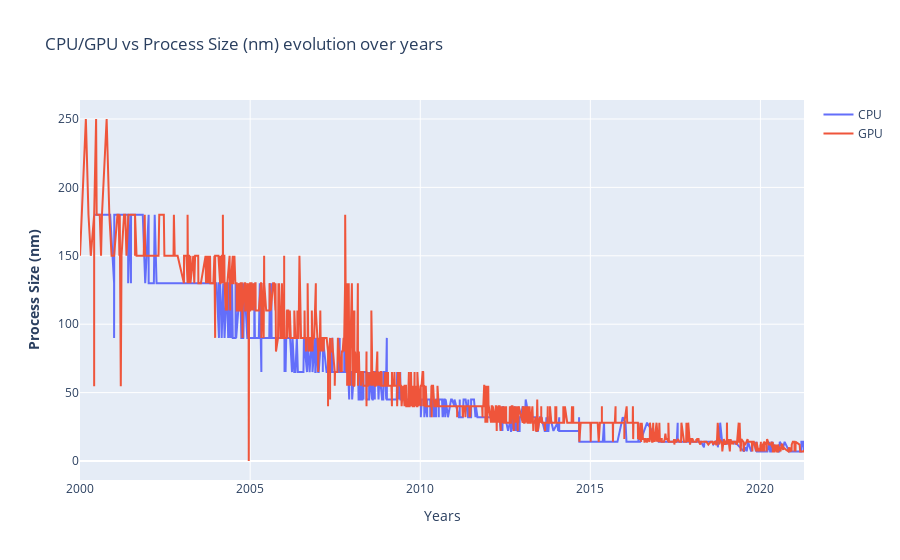

The notebook cell this image was saved under:
### Markdown cell above
### Análise - Proccess Size

### Code cell
fig = make_subplots()

# Add traces
fig.add_trace(
    go.Scatter(x= df_cpu.index, y=df_cpu["Process Size (nm)"] ,name= "CPU")
)

fig.add_trace(
    go.Scatter(x= df_gpu.index,y= df_gpu["Process Size (nm)"], name= "GPU")
)

# Add figure title
fig.update_layout(
    title_text="CPU/GPU vs Process Size (nm) evolution over years"
)

# Set x-axis title
fig.update_xaxes(title_text="Years")

# Set y-axes titles
fig.update_yaxes(title_text="<b>Process Size (nm)</b>", secondary_y=False)

fig.show()

### Figure 1 — Plotly figure (JSON) as saved in the notebook; plotly's stock layout.template omitted (floating-point values rounded to 4 significant figures; data arrays with more than 128 entries replaced by an {"elided": "..."} marker saying what was removed)
{"data": [{"name": "CPU", "type": "scatter", "x": {"elided": "2143 str values"}, "y": {"elided": "2143 int values"}}, {"name": "GPU", "type": "scatter", "x": {"elided": "2611 str values"}, "y": {"elided": "2611 float values"}}], "layout": {"title": {"text": "CPU/GPU vs Process Size (nm) evolution over years"}, "xaxis": {"anchor": "y", "domain": [0, 1], "title": {"text": "Years"}}, "yaxis": {"anchor": "x", "domain": [0, 1], "title": {"text": "<b>Process Size (nm)</b>"}}}}
